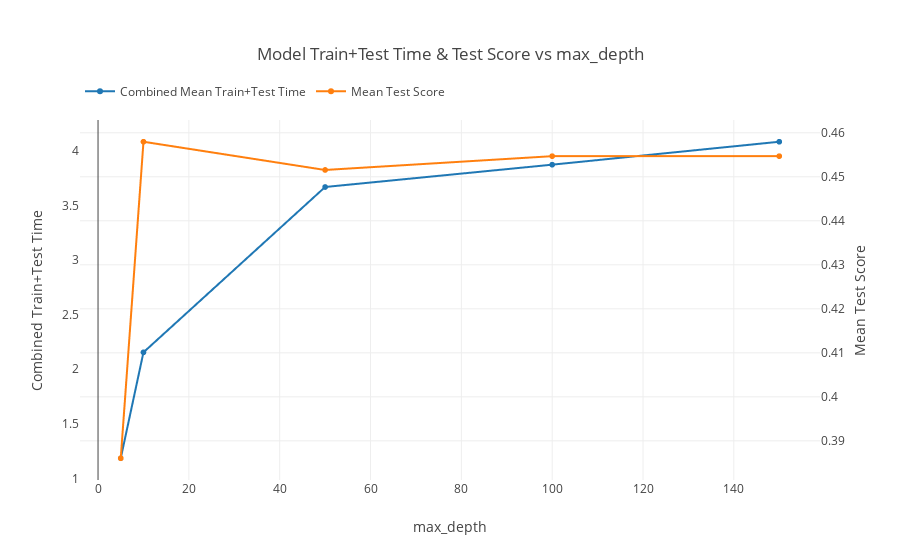

Notebook source saved alongside this figure:
### Code cell
plot_cv(results, param='max_depth')

### Figure 1 — Plotly figure (JSON) as saved in the notebook; plotly's stock layout.template omitted (floating-point values rounded to 4 significant figures)
{"data": [{"mode": "lines+markers", "name": "Combined Mean Train+Test Time", "type": "scattergl", "uid": "9f654246-ab6c-11e9-92b7-e442a6f8adc6", "x": [5, 10, 50, 100, 150], "y": [1.184, 2.154, 3.668, 3.872, 4.082]}, {"mode": "lines+markers", "name": "Mean Test Score", "type": "scattergl", "uid": "9f654247-ab6c-11e9-8ea5-e442a6f8adc6", "x": [5, 10, 50, 100, 150], "y": [0.386, 0.458, 0.4516, 0.4547, 0.4547], "yaxis": "y2"}], "layout": {"legend": {"orientation": "h", "y": 1.12}, "margin": {"t": 120}, "title": "Model Train+Test Time & Test Score vs max_depth", "xaxis": {"title": "max_depth"}, "yaxis": {"title": "Combined Train+Test Time"}, "yaxis2": {"side": "right", "title": "Mean Test Score"}}}
